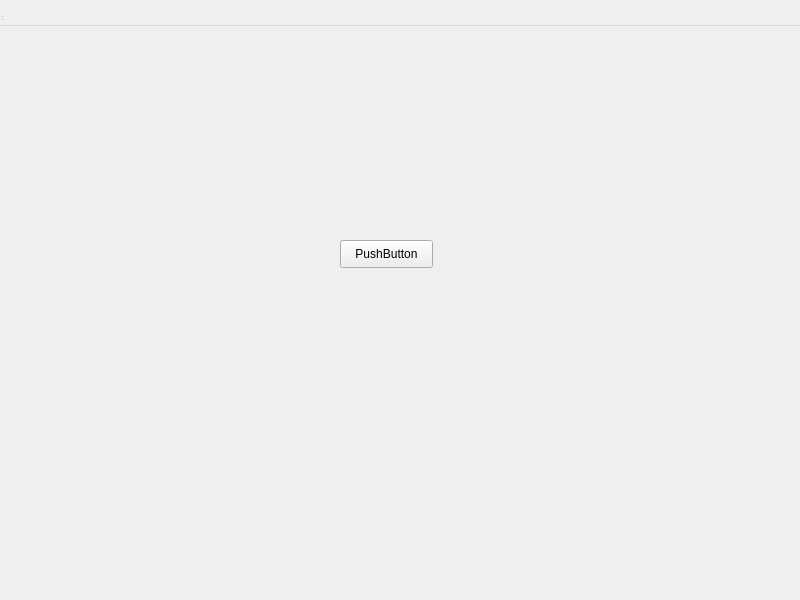
<?xml version="1.0" encoding="UTF-8"?>
<ui version="4.0">
 <class>MainWindow</class>
 <widget class="QWidget" name="MainWindow">
  <property name="geometry">
   <rect>
    <x>0</x>
    <y>0</y>
    <width>800</width>
    <height>600</height>
   </rect>
  </property>
  <property name="windowTitle">
   <string>MainWindow</string>
  </property>
  <widget class="QWidget" name="centralwidget">
   <widget class="QPushButton" name="pushButton">
    <property name="geometry">
     <rect>
      <x>340</x>
      <y>240</y>
      <width>93</width>
      <height>28</height>
     </rect>
    </property>
    <property name="text">
     <string>PushButton</string>
    </property>
   </widget>
  </widget>
  <widget class="QMenuBar" name="menubar">
   <property name="geometry">
    <rect>
     <x>0</x>
     <y>0</y>
     <width>800</width>
     <height>26</height>
    </rect>
   </property>
  </widget>
  <widget class="QStatusBar" name="statusbar"/>
 </widget>
 <resources/>
 <connections/>
</ui>
